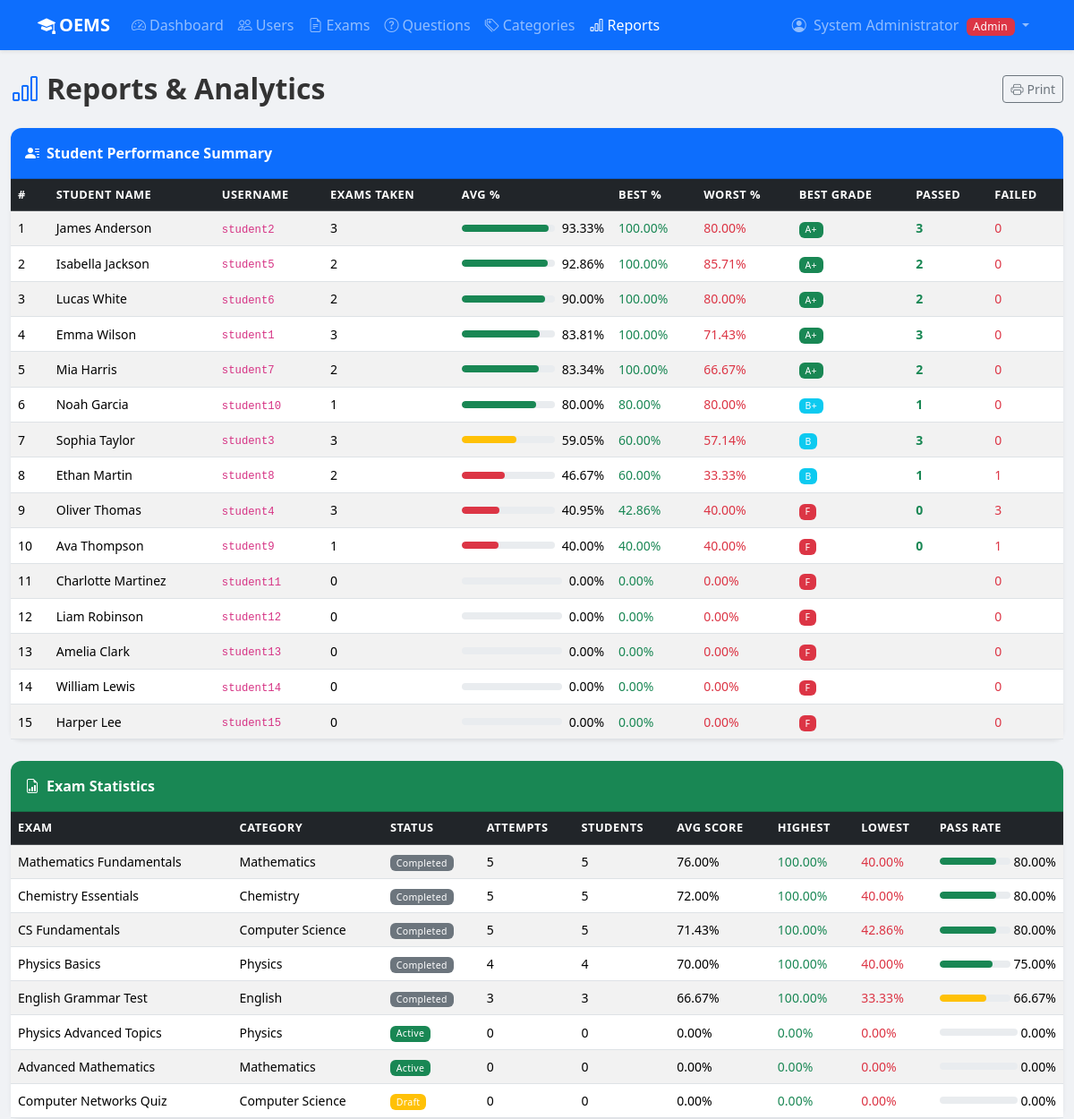
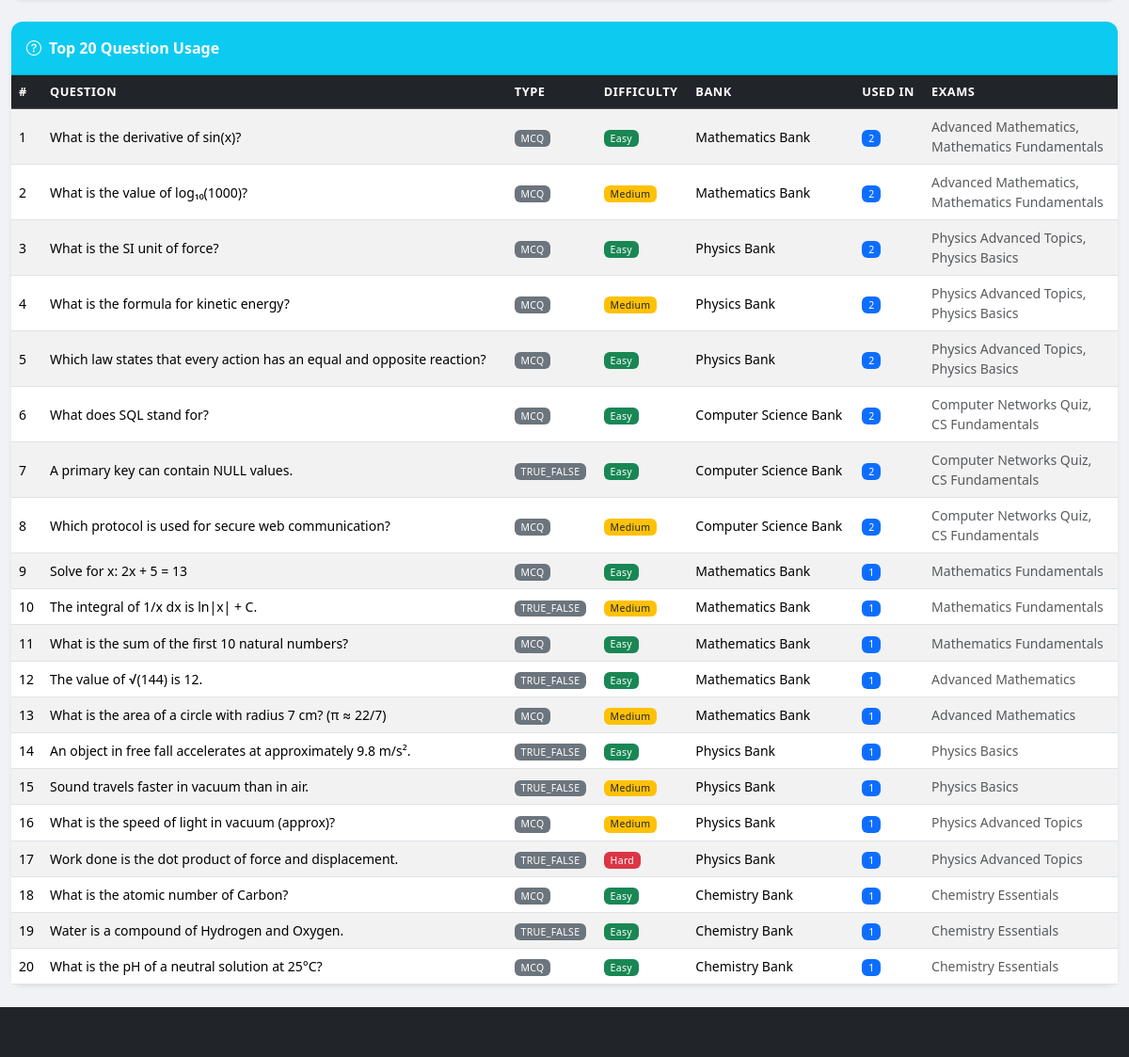
Screenshot of /admin/reports.php (signed in) with the database file from the repository (2 pictures, top to bottom).
### tables this page shows
CREATE TABLE users (
    id            INT UNSIGNED AUTO_INCREMENT PRIMARY KEY,
    username      VARCHAR(50)  NOT NULL UNIQUE,
    email         VARCHAR(100) NOT NULL UNIQUE,
    password_hash VARCHAR(255) NOT NULL,
    full_name     VARCHAR(100) NOT NULL,
    role          ENUM('admin','instructor','student') NOT NULL DEFAULT 'student',
    phone         VARCHAR(20)  DEFAULT NULL,
    created_at    DATETIME     NOT NULL DEFAULT CURRENT_TIMESTAMP,
    updated_at    DATETIME     NOT NULL DEFAULT CURRENT_TIMESTAMP ON UPDATE CURRENT_TIMESTAMP,
    is_active     TINYINT(1)   NOT NULL DEFAULT 1,
    CONSTRAINT chk_users_email CHECK (email LIKE '%@%.%'),
    CONSTRAINT chk_users_phone CHECK (phone IS NULL OR LENGTH(phone) >= 7)
);

CREATE TABLE exams (
    id               INT UNSIGNED AUTO_INCREMENT PRIMARY KEY,
    title            VARCHAR(200) NOT NULL,
    description      TEXT         DEFAULT NULL,
    category_id      INT UNSIGNED NOT NULL,
    created_by       INT UNSIGNED NOT NULL,
    total_marks      DECIMAL(7,2) NOT NULL,
    passing_marks    DECIMAL(7,2) NOT NULL,
    duration_minutes INT UNSIGNED NOT NULL,
    start_time       DATETIME     NOT NULL,
    end_time         DATETIME     NOT NULL,
    is_randomized    TINYINT(1)   NOT NULL DEFAULT 0,
    max_attempts     INT UNSIGNED NOT NULL DEFAULT 1,
    status           ENUM('draft','active','completed','cancelled') NOT NULL DEFAULT 'draft',
    created_at       DATETIME     NOT NULL DEFAULT CURRENT_TIMESTAMP,
    updated_at       DATETIME     NOT NULL DEFAULT CURRENT_TIMESTAMP ON UPDATE CURRENT_TIMESTAMP,
    CONSTRAINT fk_exams_category   FOREIGN KEY (category_id) REFERENCES categories(id) ON DELETE RESTRICT,
    CONSTRAINT fk_exams_created_by FOREIGN KEY (created_by)  REFERENCES users(id)      ON DELETE RESTRICT,
    CONSTRAINT chk_exams_marks      CHECK (passing_marks <= total_marks AND total_marks > 0),
    CONSTRAINT chk_exams_duration   CHECK (duration_minutes > 0),
    CONSTRAINT chk_exams_max_att    CHECK (max_attempts >= 1),
    CONSTRAINT chk_exams_times      CHECK (end_time > start_time)
);

### includes/functions.php (called while the page is built, shortened)
<?php
function examStatusBadge(string $status): string
{
    return match($status) {
        'active'    => 'success',
        'completed' => 'secondary',
        'draft'     => 'warning',
        'cancelled' => 'danger',
        default     => 'dark',
    };
}
function gradeBadgeClass(string $grade): string
{
    return match($grade) {
        'A+'     => 'success',
        'A'      => 'primary',
        'B+'     => 'info',
        'B'      => 'info',
        'C'      => 'warning',
        default  => 'danger',
    };
}

### admin/reports.php (the view, shortened to what this page needs)
<?php
require_once __DIR__ . '/../includes/functions.php';
$conn = getDBConnection();
$studentPerf = $conn->query('SELECT * FROM view_student_performance ORDER BY avg_percentage DESC')->fetch_all(MYSQLI_ASSOC);
$examStats   = $conn->query('SELECT * FROM view_exam_statistics ORDER BY avg_score DESC')->fetch_all(MYSQLI_ASSOC);
$questionUse = $conn->query('SELECT * FROM view_question_usage ORDER BY usage_count DESC LIMIT 20')->fetch_all(MYSQLI_ASSOC);
?>
<?php require_once __DIR__ . '/../includes/header.php'; ?>
<?php require_once __DIR__ . '/../includes/navbar.php'; ?>
<div class="container-fluid py-4">
    <div class="d-flex justify-content-between align-items-center mb-4">
        <h2 class="fw-bold mb-0"><i class="bi bi-bar-chart me-2 text-primary"></i>Reports &amp; Analytics</h2>
        <button class="btn btn-outline-secondary btn-sm" onclick="window.print()">
            <i class="bi bi-printer me-1"></i>Print
        </button>
    </div>
    <div class="card border-0 shadow-sm mb-4">
        <div class="card-header bg-primary text-white fw-semibold py-3">
            <i class="bi bi-person-lines-fill me-2"></i>Student Performance Summary
        </div>
        <div class="card-body p-0">
            <div class="table-responsive">
                <table class="table table-striped table-hover mb-0 small">
                    <thead class="table-dark">
                        <tr>
                            <th>#</th>
                            <th>Student Name</th>
                            <th>Username</th>
                            <th>Exams Taken</th>
                            <th>Avg %</th>
                            <th>Best %</th>
                            <th>Worst %</th>
                            <th>Best Grade</th>
                            <th>Passed</th>
                            <th>Failed</th>
                        </tr>
                    </thead>
                    <tbody>
                        <?php foreach ($studentPerf as $i => $s): ?>
                        <tr>
                            <td><?= $i+1 ?></td>
                            <td><?= htmlspecialchars($s['student_name']) ?></td>
                            <td><code><?= htmlspecialchars($s['username']) ?></code></td>
                            <td><?= $s['total_exams_taken'] ?></td>
                            <td>
                                <div class="d-flex align-items-center gap-2">
                                    <div class="progress flex-grow-1" style="height:8px;min-width:60px">
                                        <div class="progress-bar bg-<?= $s['avg_percentage']>=75?'success':($s['avg_percentage']>=50?'warning':'danger') ?>"
                                             style="width:<?= $s['avg_percentage'] ?>%"></div>
                                    </div>
                                    <span><?= $s['avg_percentage'] ?>%</span>
                                </div>
                            </td>
                            <td class="text-success fw-medium"><?= $s['best_percentage'] ?>%</td>
                            <td class="text-danger"><?= $s['worst_percentage'] ?>%</td>
                            <td>
                                <span class="badge bg-<?= gradeBadgeClass($s['best_grade'] ?? 'F') ?>">
                                    <?= $s['best_grade'] ?? 'N/A' ?>
                                </span>
                            </td>
                            <td class="text-success fw-bold"><?= $s['total_passed'] ?></td>
                            <td class="text-danger"><?= $s['total_failed'] ?></td>
                        </tr>
                        <?php endforeach; ?>
                    </tbody>
                </table>
            </div>
        </div>
    </div>
    <div class="card border-0 shadow-sm mb-4">
        <div class="card-header bg-success text-white fw-semibold py-3">
            <i class="bi bi-file-earmark-bar-graph me-2"></i>Exam Statistics
        </div>
        <div class="card-body p-0">
            <div class="table-responsive">
                <table class="table table-striped table-hover mb-0 small">
                    <thead class="table-dark">
                        <tr>
                            <th>Exam</th>
                            <th>Category</th>
                            <th>Status</th>
                            <th>Attempts</th>
                            <th>Students</th>
                            <th>Avg Score</th>
                            <th>Highest</th>
                            <th>Lowest</th>
                            <th>Pass Rate</th>
                        </tr>
                    </thead>
                    <tbody>
                        <?php foreach ($examStats as $es): ?>
                        <tr>
                            <td class="fw-medium"><?= htmlspecialchars($es['title']) ?></td>
                            <td><?= htmlspecialchars($es['category_name']) ?></td>
                            <td>
                                <span class="badge bg-<?= examStatusBadge($es['status']) ?>">
                                    <?= ucfirst($es['status']) ?>
                                </span>
                            </td>
                            <td><?= $es['total_attempts'] ?></td>
                            <td><?= $es['distinct_students'] ?></td>
                            <td><?= $es['avg_score'] ?>%</td>
                            <td class="text-success"><?= $es['highest_score'] ?>%</td>
                            <td class="text-danger"><?= $es['lowest_score'] ?>%</td>
                            <td>
                                <div class="d-flex align-items-center gap-1">
                                    <div class="progress flex-grow-1" style="height:8px;min-width:50px">
                                        <div class="progress-bar bg-<?= $es['pass_rate']>=70?'success':($es['pass_rate']>=50?'warning':'danger') ?>"
                                             style="width:<?= $es['pass_rate'] ?>%"></div>
                                    </div>
                                    <span><?= $es['pass_rate'] ?>%</span>
                                </div>
                            </td>
                        </tr>
                        <?php endforeach; ?>
                    </tbody>
                </table>
            </div>
        </div>
    </div>
    <div class="card border-0 shadow-sm">
        <div class="card-header bg-info text-white fw-semibold py-3">
            <i class="bi bi-question-circle me-2"></i>Top 20 Question Usage
        </div>
        <div class="card-body p-0">
            <div class="table-responsive">
                <table class="table table-striped table-hover mb-0 small">
                    <thead class="table-dark">
                        <tr>
                            <th>#</th>
                            <th>Question</th>
                            <th>Type</th>
                            <th>Difficulty</th>
                            <th>Bank</th>
                            <th>Used In</th>
                            <th>Exams</th>
                        </tr>
                    </thead>
                    <tbody>
                        <?php foreach ($questionUse as $i => $qu): ?>
                        <tr>
                            <td><?= $i+1 ?></td>
                            <td><?= htmlspecialchars($qu['question_text']) ?></td>
                            <td><span class="badge bg-secondary"><?= strtoupper($qu['question_type']) ?></span></td>
                            <td>
                                <span class="badge bg-<?= $qu['difficulty']==='easy'?'success':($qu['difficulty']==='medium'?'warning text-dark':'danger') ?>">
                                    <?= ucfirst($qu['difficulty']) ?>
                                </span>
                            </td>
                            <td><?= htmlspecialchars($qu['question_bank_name']) ?></td>
                            <td><span class="badge bg-primary"><?= $qu['usage_count'] ?></span></td>
                            <td class="text-muted" style="max-width:200px"><?= htmlspecialchars($qu['exam_list'] ?? '—') ?></td>
                        </tr>
                        <?php endforeach; ?>
                    </tbody>
                </table>
            </div>
        </div>
    </div>
</div>
<?php require_once __DIR__ . '/../includes/footer.php'; ?>

### assets/css/style.css (style rules this page uses)
:root { --oems-primary: #0d6efd; --oems-secondary: #6c757d; --oems-accent: #fd7e14; --oems-success: #198754; --oems-danger: #dc3545; --oems-light-bg: #f8f9fa; --oems-card-shadow: 0 2px 12px rgba(0,0,0,.08); }
body { font-family: 'Segoe UI', system-ui, -apple-system, sans-serif; background-color: #f0f2f5; color: #333; min-height: 100vh; display: flex; flex-direction: column; }
main, .container, .container-fluid { flex: 1; }
.card { border-radius: 12px; }
.card-header { border-radius: 12px 12px 0 0 !important; }
.table th { font-size: 0.8rem; text-transform: uppercase; letter-spacing: 0.04em; }
.table td { vertical-align: middle; }
.progress { border-radius: 50px; overflow: hidden; }
.progress-bar { border-radius: 50px; transition: width .6s ease; }
.badge { font-weight: 500; letter-spacing: 0.03em; }

### rows the page displays
users: student_name "James Anderson", username "student2", total_exams_taken "3", avg_percentage "93.33", best_percentage "100.00", worst_percentage "80.00", best_grade "A+", total_passed "3", total_failed "0"
users: student_name "Isabella Jackson", username "student5", total_exams_taken "2", avg_percentage "92.86", best_percentage "100.00", worst_percentage "85.71", best_grade "A+", total_passed "2", total_failed "0"
users: student_name "Lucas White", username "student6", total_exams_taken "2", avg_percentage "90.00", best_percentage "100.00", worst_percentage "80.00", best_grade "A+", total_passed "2", total_failed "0"
users: student_name "Emma Wilson", username "student1", total_exams_taken "3", avg_percentage "83.81", best_percentage "100.00", worst_percentage "71.43", best_grade "A+", total_passed "3", total_failed "0"
users: student_name "Mia Harris", username "student7", total_exams_taken "2", avg_percentage "83.34", best_percentage "100.00", worst_percentage "66.67", best_grade "A+", total_passed "2", total_failed "0"
users: student_name "Noah Garcia", username "student10", total_exams_taken "1", avg_percentage "80.00", best_percentage "80.00", worst_percentage "80.00", best_grade "B+", total_passed "1", total_failed "0"
users: student_name "Sophia Taylor", username "student3", total_exams_taken "3", avg_percentage "59.05", best_percentage "60.00", worst_percentage "57.14", best_grade "B", total_passed "3", total_failed "0"
users: student_name "Ethan Martin", username "student8", total_exams_taken "2", avg_percentage "46.67", best_percentage "60.00", worst_percentage "33.33", best_grade "B", total_passed "1", total_failed "1"
users: student_name "Oliver Thomas", username "student4", total_exams_taken "3", avg_percentage "40.95", best_percentage "42.86", worst_percentage "40.00", best_grade "F", total_passed "0", total_failed "3"
users: student_name "Ava Thompson", username "student9", total_exams_taken "1", avg_percentage "40.00", best_percentage "40.00", worst_percentage "40.00", best_grade "F", total_passed "0", total_failed "1"
users: student_name "Charlotte Martinez", username "student11", total_exams_taken "0", avg_percentage "0.00", best_percentage "0.00", worst_percentage "0.00", best_grade "F", total_failed "0"
users: student_name "Liam Robinson", username "student12", total_exams_taken "0", avg_percentage "0.00", best_percentage "0.00", worst_percentage "0.00", best_grade "F", total_failed "0"
users: student_name "Amelia Clark", username "student13", total_exams_taken "0", avg_percentage "0.00", best_percentage "0.00", worst_percentage "0.00", best_grade "F", total_failed "0"
users: student_name "William Lewis", username "student14", total_exams_taken "0", avg_percentage "0.00", best_percentage "0.00", worst_percentage "0.00", best_grade "F", total_failed "0"
users: student_name "Harper Lee", username "student15", total_exams_taken "0", avg_percentage "0.00", best_percentage "0.00", worst_percentage "0.00", best_grade "F", total_failed "0"
exams: title "Mathematics Fundamentals", category_name "Mathematics", status "Completed", total_attempts "5", distinct_students "5", avg_score "76.00", highest_score "100.00", lowest_score "40.00", pass_rate "80.00"
exams: title "Chemistry Essentials", category_name "Chemistry", status "Completed", total_attempts "5", distinct_students "5", avg_score "72.00", highest_score "100.00", lowest_score "40.00", pass_rate "80.00"
exams: title "CS Fundamentals", category_name "Computer Science", status "Completed", total_attempts "5", distinct_students "5", avg_score "71.43", highest_score "100.00", lowest_score "42.86", pass_rate "80.00"
exams: title "Physics Basics", category_name "Physics", status "Completed", total_attempts "4", distinct_students "4", avg_score "70.00", highest_score "100.00", lowest_score "40.00", pass_rate "75.00"
exams: title "English Grammar Test", category_name "English", status "Completed", total_attempts "3", distinct_students "3", avg_score "66.67", highest_score "100.00", lowest_score "33.33", pass_rate "66.67"
exams: title "Physics Advanced Topics", category_name "Physics", status "Active", total_attempts "0", distinct_students "0", avg_score "0.00", highest_score "0.00", lowest_score "0.00", pass_rate "0.00"
exams: title "Advanced Mathematics", category_name "Mathematics", status "Active", total_attempts "0", distinct_students "0", avg_score "0.00", highest_score "0.00", lowest_score "0.00", pass_rate "0.00"
exams: title "Computer Networks Quiz", category_name "Computer Science", status "Draft", total_attempts "0", distinct_students "0", avg_score "0.00", highest_score "0.00", lowest_score "0.00", pass_rate "0.00"

### other values shown
$fullName "System Administrator"
$role "Admin"
$qu['question_text'] "What is the derivative of sin(x)?"
$qu['question_type'] "MCQ"
$qu['difficulty'] "Easy"
$qu['question_bank_name'] "Mathematics Bank"
$qu['usage_count'] "2"
$qu['exam_list'] "Advanced Mathematics, Mathematics Fundamentals"
$qu['question_text'] "What is the value of log₁₀(1000)?"
$qu['difficulty'] "Medium"
$qu['question_text'] "What is the SI unit of force?"
$qu['question_bank_name'] "Physics Bank"
$qu['exam_list'] "Physics Advanced Topics, Physics Basics"
$qu['question_text'] "What is the formula for kinetic energy?"
$qu['question_text'] "Which law states that every action has an equal and opposite reaction?"
